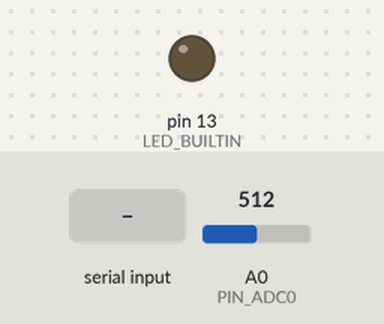
Recording of a sketch running on a simulated Arduino Uno, built with avr-gcc and run on an emulated ATmega328P. Shown: output pins drawn as LEDs (lit = HIGH). Inputs (shaded band) come from the test bench; at power-on: A0 (PIN_ADC0) = 512. What the sketch prints to the serial monitor is not drawn.

Above: at 1.2 s.
1.3 s: "start\n" received over Serial
2.8 s: A0 (PIN_ADC0) set to 528
At 4.0 s:
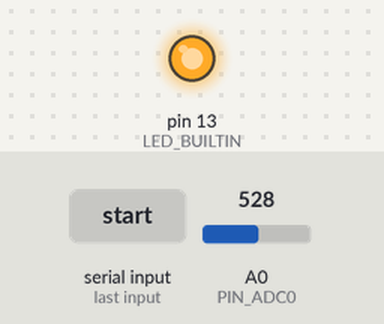
4.3 s: A0 (PIN_ADC0) set to 511
At 5.3 s:
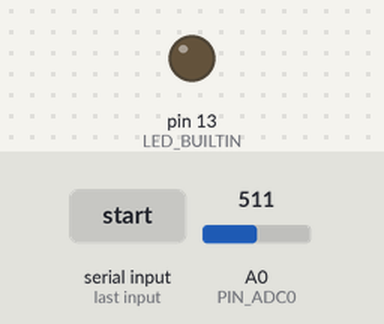
5.8 s: A0 (PIN_ADC0) set to 716
At 6.5 s:
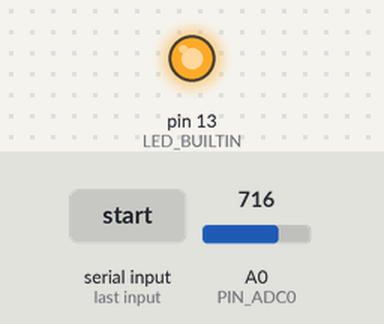
Timing chart, 0 to 8.3 s (numbered marks = the images above; inputs shaded):
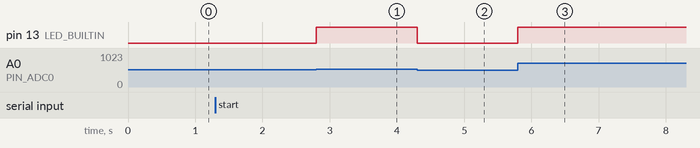

Measured:
- the behaviour switches between 513 and 514 on A0 (PIN_ADC0) (found by bisection; images 0 and 1)
- after the input at 1.3 s, every drawn part: stays the same
- after the input at 2.8 s, pin 13 (LED_BUILTIN): LOW → HIGH at once
- after the input at 4.3 s, pin 13 (LED_BUILTIN): HIGH → LOW at once
- after the input at 5.8 s, pin 13 (LED_BUILTIN): LOW → HIGH at once

The sketch:

Control_LED_through_Photoresistor.ino
```cpp
/*
    Project 11.1 Control LED through Photoresistor

    Make a night lamp with the following function: when the ambient light is less (darker environment) the LED
    will automatically become brighter to compensate and when the ambient light is greater (brighter
    environment) the LED will automatically dim to compensate.
*/

#define PIN_ADC0 0
String command;

void setup() {
    // Put your setup code here, to run once:
    pinMode(LED_BUILTIN, OUTPUT);
    Serial.begin(9600);
}

void loop() {
    // Put your main code here, to run repeatedly:
    int ADC_mapped;
    int time_period = 100;

    detect_trigger_word();

    while (command == "start") {
        if (map(analogRead(PIN_ADC0), 0, 1023, 0, 255) != ADC_mapped) {
            ADC_mapped = map(analogRead(PIN_ADC0), 0, 1023, 0, 255);

            analogWrite(LED_BUILTIN, ADC_mapped);
            Serial.print("on," + String(ADC_mapped));
            custom_delay(time_period);
        }

        if (command == "stop") {stop(); break;}
    }
}

void stop() {
    analogWrite(LED_BUILTIN, 0);
    Serial.write("off");
}

// Function for custom time delay
void custom_delay(int time_period) {
    unsigned long time_now = millis();

    while (millis() < time_now + time_period) {
        detect_trigger_word();

        if (command == "stop") break;
    }
}

void detect_trigger_word() {
    String aux;

    if (Serial.available() > 0) {
        aux = Serial.readStringUntil('\n');

        if (aux == "start" || aux == "stop") {command = aux;}
    }
}
```
